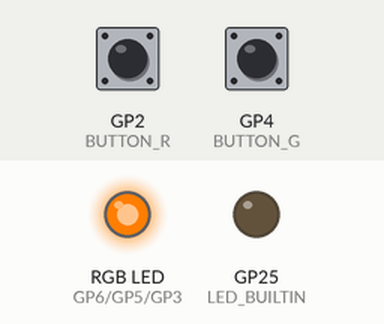
Recording of a program running on a simulated Raspberry Pi Pico. Parts: an RGB LED mixed from three pins (HIGH = lit), output pins drawn as LEDs (lit = HIGH). The inputs (shaded band) are chosen by the test bench; at power-on: GP4 (BUTTON_G) HIGH, GP2 (BUTTON_R) HIGH. Dim RGB values are drawn brighter than linear.

Above: at 1.27 s.
1.3 s: GP4 (BUTTON_G) pulled LOW for 3.2 s
At 4.69 s:
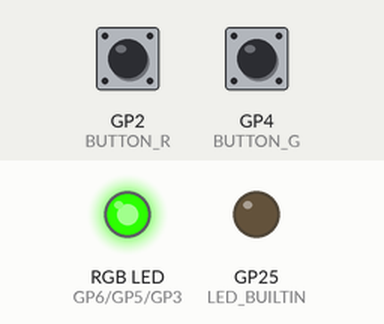
6.6 s: GP2 (BUTTON_R) pulled LOW for 0.15 s
At 6.79 s:
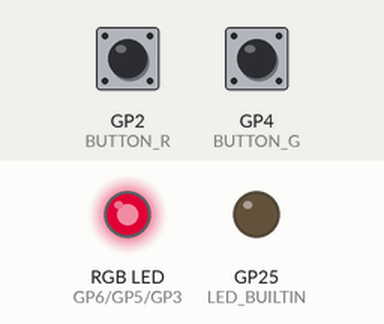
At 7.39 s:
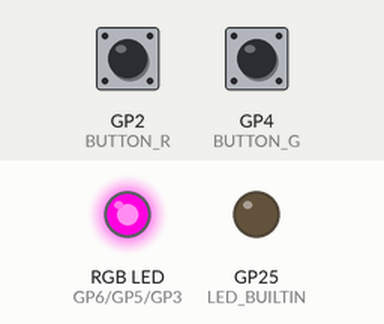
9.6 s: GP4 (BUTTON_G) pulled LOW for 0.15 s
At 9.79 s:
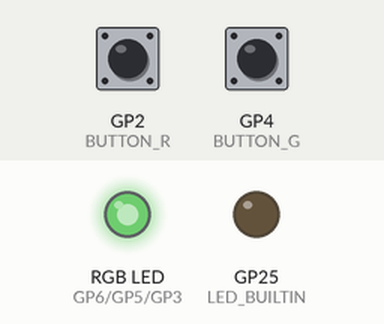
12.7 s: GP2 (BUTTON_R) pulled LOW for 0.15 s
15.7 s: GP2 (BUTTON_R) pulled LOW for 1 s
18.8 s: GP4 (BUTTON_G) pulled LOW for 1 s
Timing chart, 0 to 25.8 s (numbered marks = the images above; inputs shaded):
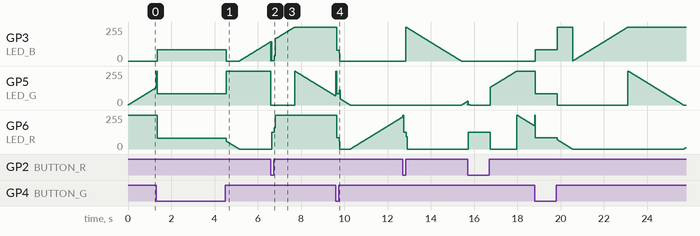

The program:

main.cpp
```cpp
#include <Arduino.h>

#define LED_R 6
#define LED_G 5
#define LED_B 3
#define BUTTON_R 2
#define BUTTON_G 4

void setup1()
{
  pinMode(LED_BUILTIN, OUTPUT);

  pinMode(LED_R, OUTPUT);
  pinMode(LED_G, OUTPUT);
  pinMode(LED_B, OUTPUT);

  pinMode(BUTTON_R, INPUT_PULLUP);
  pinMode(BUTTON_G, INPUT_PULLUP);
}

bool isLedOn = false;
int currentColor = 0;
void loop1()
{
  if (digitalRead(BUTTON_R) == LOW)
  {
    if (isLedOn)
    {
      digitalWrite(LED_R, LOW);
      digitalWrite(LED_G, LOW);
      digitalWrite(LED_B, LOW);
      currentColor = 0;
    }
    else
    {
      digitalWrite(LED_R, HIGH);
      currentColor = LED_R;
    }

    isLedOn = !isLedOn;
  }

  if (digitalRead(BUTTON_G) == LOW)
  {
    if (currentColor == LED_R || currentColor == 0)
    {
      digitalWrite(LED_R, LOW);
      digitalWrite(LED_G, HIGH);
      currentColor = LED_G;
    }
    else if (currentColor == LED_G)
    {
      digitalWrite(LED_G, LOW);
      digitalWrite(LED_B, HIGH);
      currentColor = LED_B;
    }
    else
    {
      digitalWrite(LED_B, LOW);
      digitalWrite(LED_R, HIGH);
      currentColor = LED_R;
    }
  }
}

void setup2()
{
  setup1();
  analogWrite(LED_R, 100);
}

int currentBrigthness = 100;
void loop2()
{
  if (digitalRead(BUTTON_R) == LOW)
  {
    analogWrite(LED_R, max(currentBrigthness--, 0));
    delay(20);
  }

  if (digitalRead(BUTTON_G) == LOW)
  {
    analogWrite(LED_R, min(currentBrigthness++, 255));
    delay(20);
  }
}

void setup3()
{
  setup1();
  analogWrite(LED_R, 255);
}

void increaseColor(int color, int delayTime)
{
  for (int i = 0; i < 255; i++)
  {
    analogWrite(color, i);
    delay(delayTime);
  }
}

void decreaseColor(int color, int delayTime)
{
  for (int i = 255; i >= 0; i--)
  {
    analogWrite(color, i);
    delay(delayTime);
  }
}

int delayTime = 10;
void loop3()
{
  increaseColor(LED_G, delayTime);
  decreaseColor(LED_R, delayTime);
  increaseColor(LED_B, delayTime);
  decreaseColor(LED_G, delayTime);
  increaseColor(LED_R, delayTime);
  decreaseColor(LED_B, delayTime);
}

void setup()
{
  // setup1();
  // setup2();
  setup3();
}

void loop()
{
  // loop1();
  // loop2();
  loop3();
}
```

Measured:
- after the input at 6.6 s, GP6 (LED_R): 0/255 → 125/255 at once, → 255/255 0.12 s later
- after the input at 9.6 s, GP3 (LED_B): 254/255 → 82/255 at once, → 0/255 0.16 s later
